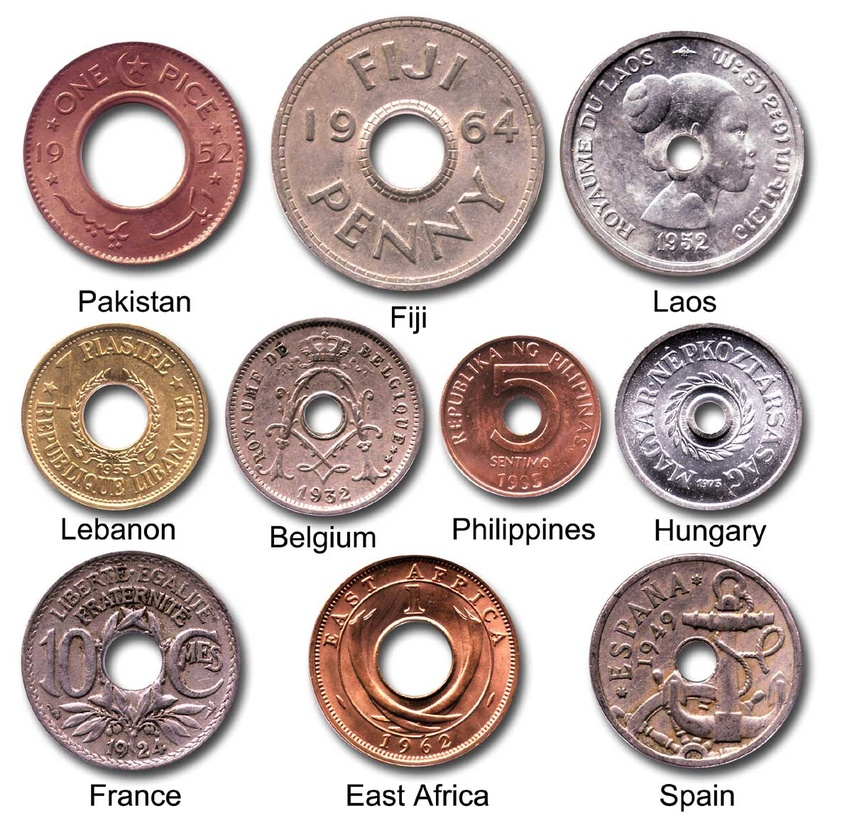
#> input picture 2/coins3.jpg, 852 x 828 px, shrunk from 1200 x 1166 before the run
$ python cvis31E.py --image coins3.jpg   (Python 2 division)
#> lines starting #> are read from the running program, lines starting #| are printed output that depends on the picture
# 2D histograms example
# http://www.pyimagesearch.com/2014/01/22/clever-girl-a-guide-to-utilizing-color-histograms-for-computer-vision-and-image-search-engines/

from matplotlib import pyplot as plt
import numpy as np
import argparse
import cv2

# construct the argument parser and parse the arguments
ap = argparse.ArgumentParser()
ap.add_argument("-i", "--image", required = True, help = "Path to the image")
args = vars(ap.parse_args())

# load the image and show it
image = cv2.imread(args["image"])
#> image is the input picture: shape (828, 852, 3); mean B, G, R 180.2, 183.2, 197.6
cv2.imshow("image", image)

chans = cv2.split(image)
#colors = ("b", "g", "r")
num_bins = 32 # 256

# let's move on to 2D histograms -- I am reducing the
# number of bins in the histogram from 256 to 32 so we
# can better visualize the results
fig = plt.figure()

# plot a 2D color histogram for green and blue
ax = fig.add_subplot(131)
hist = cv2.calcHist([chans[1], chans[0]], [0, 1], None,
	[num_bins, num_bins], [0, 256, 0, 256])
p = ax.imshow(hist, interpolation = "nearest")
ax.set_title("2D Color Histogram for Green and Blue")
plt.colorbar(p)

# plot a 2D color histogram for green and red
ax = fig.add_subplot(132)
hist = cv2.calcHist([chans[1], chans[2]], [0, 1], None,
	[num_bins, num_bins], [0, 256, 0, 256])
p = ax.imshow(hist, interpolation = "nearest")
ax.set_title("2D Color Histogram for Green and Red")
plt.colorbar(p)

# plot a 2D color histogram for blue and red
ax = fig.add_subplot(133)
hist = cv2.calcHist([chans[0], chans[2]], [0, 1], None,
	[num_bins, num_bins], [0, 256, 0, 256])
p = ax.imshow(hist, interpolation = "nearest")
ax.set_title("2D Color Histogram for Blue and Red")
plt.colorbar(p)

# finally, let's examine the dimensionality of one of
# the 2D histograms
print "2D histogram shape: %s, with %d values" % (
	hist.shape, hist.flatten().shape[0])
#| 2D histogram shape: (32, 32), with 1024 values

# our 2D histogram could only take into account 2 out
# of the 3 channels in the image so now let's build a
# 3D color histogram (utilizing all channels) with 8 bins
# in each direction -- we can't plot the 3D histogram, but
# the theory is exactly like that of a 2D histogram, so
# we'll just show the shape of the histogram

hist = cv2.calcHist([image], [0, 1, 2],
	None, [8, 8, 8], [0, 256, 0, 256, 0, 256])
print "3D histogram shape: %s, with %d values" % (
	hist.shape, hist.flatten().shape[0])
#| 3D histogram shape: (8, 8, 8), with 512 values

plt.show()
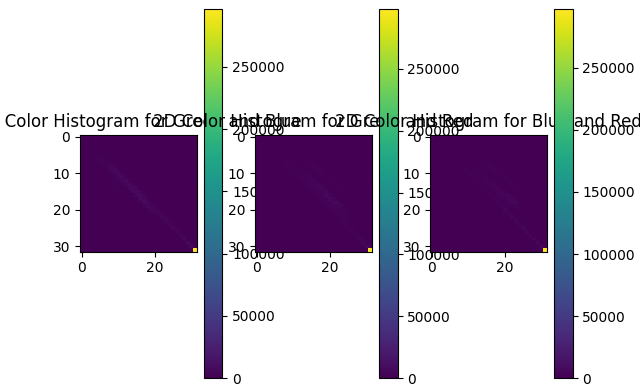
#> figure drawn by matplotlib, 6 panels
cv2.waitKey(0)
cv2.destroyAllWindows()
